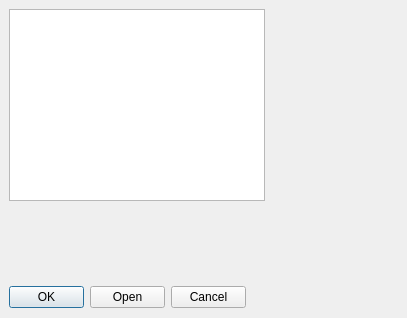
<?xml version="1.0" encoding="UTF-8"?>
<ui version="4.0">
 <class>Dialog</class>
 <widget class="QDialog" name="Dialog">
  <property name="geometry">
   <rect>
    <x>0</x>
    <y>0</y>
    <width>407</width>
    <height>318</height>
   </rect>
  </property>
  <property name="windowTitle">
   <string>Dialog</string>
  </property>
  <widget class="QDialogButtonBox" name="buttonBox">
   <property name="geometry">
    <rect>
     <x>9</x>
     <y>286</y>
     <width>237</width>
     <height>23</height>
    </rect>
   </property>
   <property name="orientation">
    <enum>Qt::Horizontal</enum>
   </property>
   <property name="standardButtons">
    <set>QDialogButtonBox::Cancel|QDialogButtonBox::Ok|QDialogButtonBox::Open</set>
   </property>
  </widget>
  <widget class="QListView" name="listView">
   <property name="geometry">
    <rect>
     <x>9</x>
     <y>9</y>
     <width>256</width>
     <height>192</height>
    </rect>
   </property>
  </widget>
 </widget>
 <resources/>
 <connections>
  <connection>
   <sender>buttonBox</sender>
   <signal>accepted()</signal>
   <receiver>Dialog</receiver>
   <slot>accept()</slot>
   <hints>
    <hint type="sourcelabel">
     <x>227</x>
     <y>308</y>
    </hint>
    <hint type="destinationlabel">
     <x>157</x>
     <y>274</y>
    </hint>
   </hints>
  </connection>
  <connection>
   <sender>buttonBox</sender>
   <signal>rejected()</signal>
   <receiver>Dialog</receiver>
   <slot>reject()</slot>
   <hints>
    <hint type="sourcelabel">
     <x>295</x>
     <y>308</y>
    </hint>
    <hint type="destinationlabel">
     <x>286</x>
     <y>274</y>
    </hint>
   </hints>
  </connection>
 </connections>
</ui>
